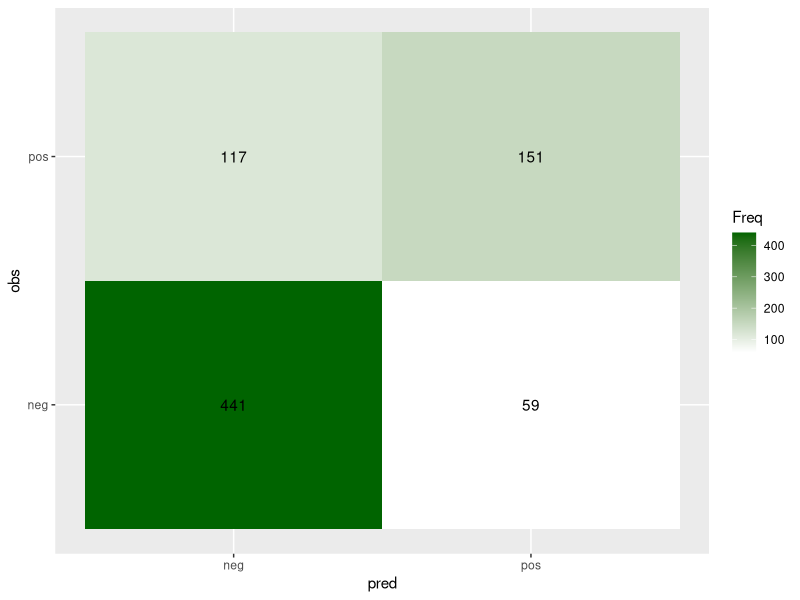

The R source for this figure: (Note: this script raises an error after producing the figure.)
## ---- chunk 1
# Load data
library(mlbench)
data(PimaIndiansDiabetes)
## ---- chunk 2
## Install the caret library for cross-validation
if (!requireNamespace("caret", quietly = TRUE)) {
  install.packages("caret")
}
library(caret)

## Define training control
# We also want to have savePredictions=TRUE & classProbs=TRUE
set.seed(0) 
my_trControl <- trainControl(method = "cv", number = 5, 
                             classProbs = TRUE,
                             savePredictions = TRUE)

## Train the model using train() function
cv_model <- train(diabetes ~ ., data = PimaIndiansDiabetes, 
                  method = "glm",
                  family=binomial(),
                  trControl = my_trControl)

## Summarize the results
print(cv_model)
## ---- chunk 3
cv_res = cv_model$pred
head(cv_res)
## ---- chunk 4
CV_acc = mean(cv_res$pred == cv_res$obs)
print(paste("Accuracy via 5-fold cross-validation", CV_acc))
## ---- chunk 5
## Let's start to define the values for the confusion matrix first
# Recall what the difference between & vs &&
# Read more: https://stat.ethz.ch/R-manual/R-devel/library/base/html/Logic.html

TP = sum((cv_res$obs == 'pos') & (cv_res$pred == 'pos'))
FN = sum((cv_res$obs == 'pos') & (cv_res$pred == 'neg'))

FP = sum((cv_res$obs == 'neg') & (cv_res$pred == 'pos'))
TN = sum((cv_res$obs == 'neg') & (cv_res$pred == 'neg'))

print(paste('TP, FN, FP, TN:', TP, FN, FP, TN))
## ---- chunk 6
## Calculate confusion matrix
confusion_mtx = table(cv_res[, c("obs", "pred")])
confusion_mtx

## Similar function confusionMatrix
# conf_mat = confusionMatrix(cv_res$pred, cv_res$obs)
# conf_mat$table
## ---- chunk 7
## Change to data.frame before using ggplot
confusion_df = as.data.frame(confusion_mtx)

ggplot(confusion_df, aes(pred, obs, fill= Freq)) +
  geom_tile() + geom_text(aes(label=Freq)) + 
  scale_fill_gradient(low="white", high="darkgreen")
## ---- chunk 8
FPR = FP / sum(cv_res$obs == 'neg')
FNR = FN / sum(cv_res$obs == 'pos')
TPR = TP / sum(cv_res$obs == 'pos')

print(paste("False positive rate:", FPR))
print(paste("False negative rate:", FNR))
print(paste("True positive rate:",  TPR))
## ---- chunk 9
## Original confusion matrix
table(cv_res[, c("obs", "pred")])

## New confusion matrix with cutoff 0.4
cv_res$pred_new = as.integer(cv_res$pos >= 0.4)
table(cv_res[, c("obs", "pred_new")])
## ---- chunk 10
## Install the pROC library for plotting ROC curve
if (!requireNamespace("pROC", quietly = TRUE)) {
  install.packages("pROC")
}

# library(pROC)
roc_summary <- pROC::roc(cv_res$obs == 'pos', cv_res$pos)
print(paste("The AUC score of this ROC curve is", roc_summary$auc))

roc_table <- as.data.frame(
  roc_summary[c("sensitivities", "specificities", "thresholds")]
)
head(roc_table)
## ---- chunk 11
FPR = 1 - roc_table$specificities

idx = which.min(abs(FPR - 0.25))
roc_table[idx, ]

print(paste("When FPR is closest to 0.25, the threshold is", roc_table[idx, 3]))
print(paste("When FPR is closest to 0.25, the TPR is", roc_table[idx, 1]))
## ---- chunk 12
library(ggplot2)

## You can set the n.cuts to show the cutoffs on the curve
g = ggplot(roc_table, aes(x = 1 - specificities, y = sensitivities)) +   
  geom_line(color = "blue", size = 1) +
  geom_abline(linetype = "dashed", color = "grey") +
  labs(title = "ROC Curve",
       x = "FPR (1 - Specificity)",
       y = "TPR (Sensitivity)") +
  coord_equal()

## Display the plot with more annotations
g + 
  annotate("text", x=0.8, y=0.1, label=paste("AUC =", round(roc_res$auc, 4))) +
  geom_point(x = 1 - roc_table[idx, 2], y = roc_table[idx, 1]) + 
  geom_text(x = 1 - roc_table[idx, 2], y = roc_table[idx, 1],
            label = round(roc_table[idx, 3], 3), color = 'black', hjust = -0.3)

